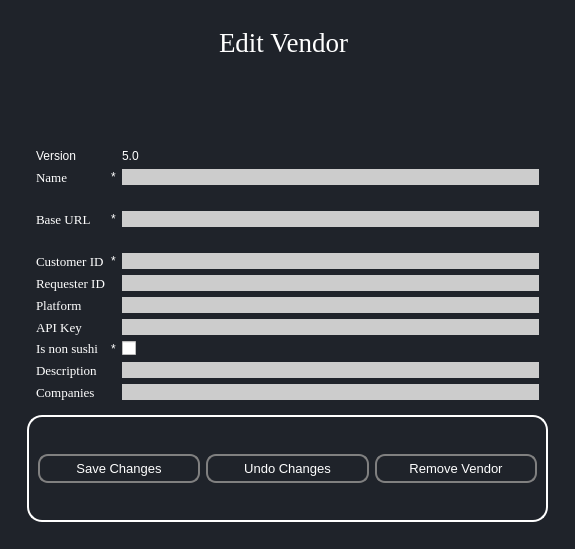
<?xml version="1.0" encoding="UTF-8"?>
<ui version="4.0">
 <class>editVendors50</class>
 <widget class="QMainWindow" name="editVendors50">
  <property name="geometry">
   <rect>
    <x>0</x>
    <y>0</y>
    <width>575</width>
    <height>549</height>
   </rect>
  </property>
  <property name="windowTitle">
   <string>MainWindow</string>
  </property>
  <property name="styleSheet">
   <string notr="true">*{
	
	
border:none;
background-color:transparent;
background:none;
padding:0;
margin:0;
color:#fff;
}
#QLineEdit{
color:black;
}
#QDateEdit{
color:black;}


#centralwidget{
background-color:#1f232a;
}

QPushButton{
text-align:left;
padding: 5px 10px;

border-top-left-radius:5px;
border-botton-left-radius:5px;
}
QPushButton:pressed{
background-color:grey;
text-align:left;
padding:2px 10px;
color:white;}</string>
  </property>
  <widget class="QWidget" name="centralwidget">
   <layout class="QGridLayout" name="gridLayout_4">
    <item row="0" column="0">
     <widget class="QWidget" name="EditVendor" native="true">
      <layout class="QGridLayout" name="gridLayout_2">
       <item row="0" column="0">
        <widget class="QFrame" name="frame_3">
         <property name="frameShape">
          <enum>QFrame::StyledPanel</enum>
         </property>
         <property name="frameShadow">
          <enum>QFrame::Plain</enum>
         </property>
         <layout class="QGridLayout" name="gridLayout_6">
          <item row="0" column="0" alignment="Qt::AlignHCenter|Qt::AlignTop">
           <widget class="QLabel" name="label_7">
            <property name="enabled">
             <bool>true</bool>
            </property>
            <property name="font">
             <font>
              <family>Georgia</family>
              <pointsize>20</pointsize>
              <bold>false</bold>
             </font>
            </property>
            <property name="styleSheet">
             <string notr="true"/>
            </property>
            <property name="frameShape">
             <enum>QFrame::NoFrame</enum>
            </property>
            <property name="text">
             <string>Edit Vendor </string>
            </property>
           </widget>
          </item>
          <item row="2" column="0">
           <widget class="QFrame" name="edit_vendor_options_frame">
            <property name="enabled">
             <bool>true</bool>
            </property>
            <property name="styleSheet">
             <string notr="true">QFrame {
    border: 2px solid white;
	border-radius: 15px;}
QPushButton:hover {
    background-color: lightblue;
}

</string>
            </property>
            <property name="frameShape">
             <enum>QFrame::StyledPanel</enum>
            </property>
            <layout class="QHBoxLayout" name="horizontalLayout_5">
             <item>
              <widget class="QPushButton" name="saveVendorChangesButton">
               <property name="enabled">
                <bool>true</bool>
               </property>
               <property name="font">
                <font>
                 <pointsize>10</pointsize>
                </font>
               </property>
               <property name="styleSheet">
                <string notr="true">QPushButton {
    border: 2px solid grey;
	border-radius: 10px;
    text-align:center;
}</string>
               </property>
               <property name="text">
                <string>Save Changes</string>
               </property>
               <property name="icon">
                <iconset>
                 <normaloff>../latestUI/resources/Icons/diskette.png</normaloff>../latestUI/resources/Icons/diskette.png</iconset>
               </property>
               <property name="default">
                <bool>false</bool>
               </property>
               <property name="flat">
                <bool>false</bool>
               </property>
              </widget>
             </item>
             <item>
              <widget class="QPushButton" name="undoVendorChangesButton">
               <property name="enabled">
                <bool>true</bool>
               </property>
               <property name="font">
                <font>
                 <pointsize>10</pointsize>
                </font>
               </property>
               <property name="styleSheet">
                <string notr="true">QPushButton {
    border: 2px solid grey;
	border-radius: 10px;
  text-align:center;
}</string>
               </property>
               <property name="text">
                <string>Undo Changes</string>
               </property>
               <property name="icon">
                <iconset>
                 <normaloff>../latestUI/resources/Icons/undo.png</normaloff>../latestUI/resources/Icons/undo.png</iconset>
               </property>
              </widget>
             </item>
             <item>
              <widget class="QPushButton" name="removeVendorButton">
               <property name="enabled">
                <bool>true</bool>
               </property>
               <property name="font">
                <font>
                 <pointsize>10</pointsize>
                </font>
               </property>
               <property name="styleSheet">
                <string notr="true">QPushButton {
    border: 2px solid grey;
	border-radius: 10px;
  text-align:center;
}</string>
               </property>
               <property name="text">
                <string>Remove Vendor</string>
               </property>
               <property name="icon">
                <iconset>
                 <normaloff>../latestUI/resources/Icons/trash-can.png</normaloff>../latestUI/resources/Icons/trash-can.png</iconset>
               </property>
              </widget>
             </item>
            </layout>
           </widget>
          </item>
          <item row="1" column="0">
           <widget class="QFrame" name="edit_vendor_details_frame">
            <property name="frameShape">
             <enum>QFrame::StyledPanel</enum>
            </property>
            <layout class="QGridLayout" name="gridLayout_5">
             <item row="5" column="1">
              <widget class="QLabel" name="label_89">
               <property name="text">
                <string>*</string>
               </property>
              </widget>
             </item>
             <item row="14" column="3">
              <widget class="QLineEdit" name="companiesEdit">
               <property name="styleSheet">
                <string notr="true">QLineEdit {
	background-color: #cccccc;
	border-radius: 20px; 
color:black;
}
</string>
               </property>
              </widget>
             </item>
             <item row="7" column="1">
              <widget class="QLabel" name="label_14">
               <property name="text">
                <string>*</string>
               </property>
              </widget>
             </item>
             <item row="5" column="0">
              <widget class="QLabel" name="label_2">
               <property name="font">
                <font>
                 <family>Georgia</family>
                 <pointsize>10</pointsize>
                </font>
               </property>
               <property name="text">
                <string>Base URL</string>
               </property>
              </widget>
             </item>
             <item row="5" column="3">
              <widget class="QLineEdit" name="baseUrlEdit">
               <property name="styleSheet">
                <string notr="true">QLineEdit {
	background-color: #cccccc;
	border-radius: 20px; 
color:black;
}
</string>
               </property>
              </widget>
             </item>
             <item row="0" column="3">
              <widget class="QLabel" name="label_20">
               <property name="text">
                <string>5.0</string>
               </property>
              </widget>
             </item>
             <item row="12" column="1">
              <widget class="QLabel" name="label_15">
               <property name="text">
                <string>*</string>
               </property>
              </widget>
             </item>
             <item row="1" column="3">
              <widget class="QLineEdit" name="nameEdit">
               <property name="styleSheet">
                <string notr="true">QLineEdit {
	background-color: #cccccc;
	border-radius: 20px; 
color:black;
}
</string>
               </property>
              </widget>
             </item>
             <item row="11" column="0">
              <widget class="QLabel" name="label_5">
               <property name="font">
                <font>
                 <family>Georgia</family>
                 <pointsize>10</pointsize>
                </font>
               </property>
               <property name="text">
                <string>API Key</string>
               </property>
              </widget>
             </item>
             <item row="8" column="0">
              <widget class="QLabel" name="label_4">
               <property name="font">
                <font>
                 <family>Georgia</family>
                 <pointsize>10</pointsize>
                </font>
               </property>
               <property name="text">
                <string>Requester ID</string>
               </property>
              </widget>
             </item>
             <item row="9" column="3">
              <widget class="QLineEdit" name="platformEdit">
               <property name="styleSheet">
                <string notr="true">background-color: #cccccc;</string>
               </property>
              </widget>
             </item>
             <item row="2" column="3">
              <widget class="QLabel" name="name_validation_label">
               <property name="text">
                <string/>
               </property>
              </widget>
             </item>
             <item row="1" column="0">
              <widget class="QLabel" name="label">
               <property name="font">
                <font>
                 <family>Georgia</family>
                 <pointsize>10</pointsize>
                </font>
               </property>
               <property name="text">
                <string>Name</string>
               </property>
              </widget>
             </item>
             <item row="7" column="3">
              <widget class="QLineEdit" name="customerIdEdit">
               <property name="styleSheet">
                <string notr="true">QLineEdit {
	background-color: #cccccc;
	border-radius: 20px; 
color:black;
}
</string>
               </property>
              </widget>
             </item>
             <item row="14" column="0">
              <widget class="QLabel" name="companiesText">
               <property name="font">
                <font>
                 <family>Georgia</family>
                 <pointsize>10</pointsize>
                </font>
               </property>
               <property name="text">
                <string>Companies</string>
               </property>
              </widget>
             </item>
             <item row="7" column="0">
              <widget class="QLabel" name="label_3">
               <property name="font">
                <font>
                 <family>Georgia</family>
                 <pointsize>10</pointsize>
                </font>
               </property>
               <property name="text">
                <string>Customer ID</string>
               </property>
              </widget>
             </item>
             <item row="13" column="0">
              <widget class="QLabel" name="label_28">
               <property name="font">
                <font>
                 <family>Georgia</family>
                 <pointsize>10</pointsize>
                </font>
               </property>
               <property name="text">
                <string>Description</string>
               </property>
              </widget>
             </item>
             <item row="8" column="3">
              <widget class="QLineEdit" name="requestorIdEdit">
               <property name="styleSheet">
                <string notr="true">QLineEdit {
	background-color: #cccccc;
	border-radius: 20px; 
color:black;
}
</string>
               </property>
              </widget>
             </item>
             <item row="13" column="3">
              <widget class="QLineEdit" name="descriptionEdit">
               <property name="sizePolicy">
                <sizepolicy hsizetype="Expanding" vsizetype="Fixed">
                 <horstretch>0</horstretch>
                 <verstretch>0</verstretch>
                </sizepolicy>
               </property>
               <property name="minimumSize">
                <size>
                 <width>339</width>
                 <height>0</height>
                </size>
               </property>
               <property name="styleSheet">
                <string notr="true">QLineEdit {
	background-color: #cccccc;
	border-radius: 20px; 
color:black;
}
</string>
               </property>
              </widget>
             </item>
             <item row="6" column="3">
              <widget class="QLabel" name="url_validation_label">
               <property name="text">
                <string/>
               </property>
              </widget>
             </item>
             <item row="12" column="3">
              <widget class="QCheckBox" name="is_non_sushi_edit">
               <property name="text">
                <string/>
               </property>
              </widget>
             </item>
             <item row="1" column="1">
              <widget class="QLabel" name="label_12">
               <property name="text">
                <string>*</string>
               </property>
              </widget>
             </item>
             <item row="9" column="0">
              <widget class="QLabel" name="label_6">
               <property name="font">
                <font>
                 <family>Georgia</family>
                 <pointsize>10</pointsize>
                </font>
               </property>
               <property name="text">
                <string>Platform</string>
               </property>
              </widget>
             </item>
             <item row="0" column="0">
              <widget class="QLabel" name="label_19">
               <property name="text">
                <string>Version</string>
               </property>
              </widget>
             </item>
             <item row="12" column="0">
              <widget class="QLabel" name="label_8">
               <property name="font">
                <font>
                 <family>Georgia</family>
                 <pointsize>10</pointsize>
                </font>
               </property>
               <property name="text">
                <string>Is non sushi</string>
               </property>
              </widget>
             </item>
             <item row="11" column="3">
              <widget class="QLineEdit" name="apiKeyEdit">
               <property name="styleSheet">
                <string notr="true">QLineEdit {
	background-color: #cccccc;
	border-radius: 20px; 
color:black;
}
</string>
               </property>
              </widget>
             </item>
            </layout>
           </widget>
          </item>
         </layout>
        </widget>
       </item>
      </layout>
     </widget>
    </item>
   </layout>
  </widget>
 </widget>
 <tabstops>
  <tabstop>nameEdit</tabstop>
  <tabstop>baseUrlEdit</tabstop>
  <tabstop>customerIdEdit</tabstop>
  <tabstop>requestorIdEdit</tabstop>
  <tabstop>platformEdit</tabstop>
  <tabstop>apiKeyEdit</tabstop>
  <tabstop>is_non_sushi_edit</tabstop>
  <tabstop>descriptionEdit</tabstop>
  <tabstop>companiesEdit</tabstop>
  <tabstop>saveVendorChangesButton</tabstop>
  <tabstop>undoVendorChangesButton</tabstop>
  <tabstop>removeVendorButton</tabstop>
 </tabstops>
 <resources>
  <include location="../resources.qrc"/>
 </resources>
 <connections/>
</ui>
